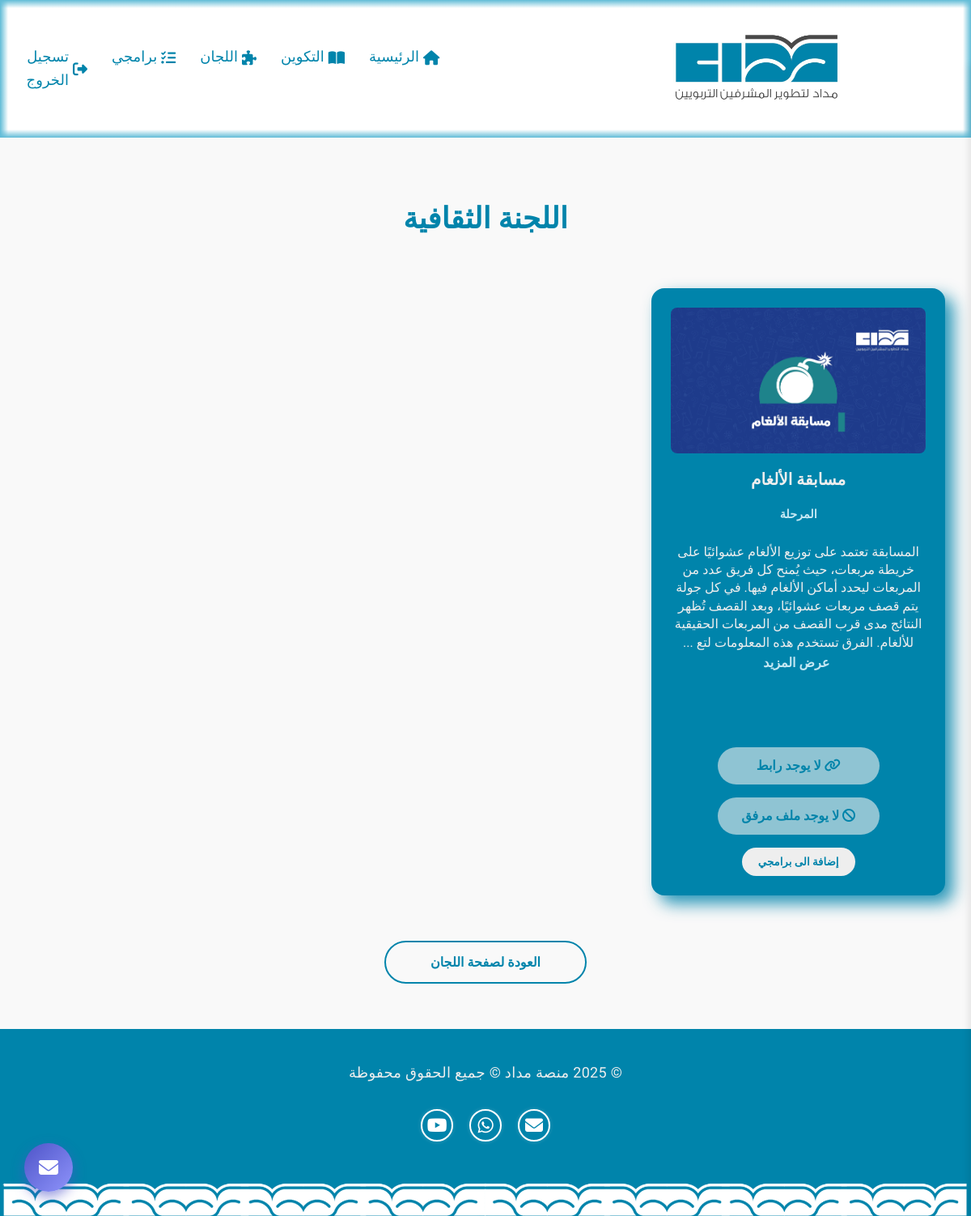
/committees/cultural/ (signed in), run on the app's committed database.
### committees/models.py (models this page shows, shortened)
class Committee(models.Model):
    committees = models.CharField(
        max_length=20,
        choices=COMMITTEES_CHOICES,
        verbose_name="اللجنة",
        help_text="اختر اللجنة المناسبة"
    )
    title = models.CharField(max_length=200, verbose_name="عنوان البرنامج")
    description = models.TextField(verbose_name="وصف البرنامج")
    image = models.ImageField(
        upload_to="committees_images/",
        blank=True,
        null=True,
        verbose_name="صورة"
    )
    link = models.URLField(blank=True, null=True, verbose_name="رابط")
    education_levels = MultiSelectField(
        choices=EDUCATION_CHOICES,
        max_length=100,
        verbose_name="المرحلة الإشرافية"
    )
    pdf = models.FileField(upload_to='committees/', blank=True, null=True, verbose_name="ملف pdf")
    def get_image_url(self):
        if self.image and hasattr(self.image, "url"):
            return self.image.url
        return os.path.join(settings.MEDIA_URL, "committees_images/medad_logo2.webp")
    class Meta:
        verbose_name = 'اللجنة'
        verbose_name_plural = 'اللجان'

### committees/views.py (the view)
# urls.py: path('cultural/', views.cultural, name="cultural"),
@login_required(login_url="/auth")
def cultural(request):
    committees = Committee.objects.filter(committees='cultural').order_by('-id')
    for c in committees:
        user_committee = UserCommittee.objects.filter(user=request.user, committee=c).first()
        c.is_added = user_committee.is_added if user_committee else False
    return render(request, 'cultural.html', {
        'committees': committees,
    })

### committees/templates/cultural.html (shortened to what this page needs)
{% extends "main/layout.html" %}
{% load static %}
{% block head %}
    <link href="{% static 'css/committee.css' %}" rel="stylesheet">
{% endblock %}
{% block body %}
<div class="committee-page">
    <h1 class="animated-title">اللجنة الثقافية</h1>
    <div class="committees-grid">
        {% for committee in committees %}
        <div class="committee-card">
            <div class="card-content">
                {% if committee.link %}
                    {% if "youtu.be" in committee.link %}
                        {% with committee.link|cut:"https://youtu.be/" as vid %}
                            <div class="video-container">
                                <iframe
                                    src="https://www.youtube.com/embed/{{ vid|slice:':11' }}"
                                    title="YouTube video player" frameborder="0"
                                    allow="accelerometer; autoplay; clipboard-write; encrypted-media; gyroscope; picture-in-picture; web-share"
                                    allowfullscreen>
                                </iframe>
                            </div>
                        {% endwith %}
                    {% elif "watch?v=" in committee.link %}
                        {% with committee.link|cut:"https://www.youtube.com/watch?v=" as vid %}
                            <div class="video-container">
                                <iframe
                                    src="https://www.youtube.com/embed/{{ vid|slice:':11' }}"
                                    title="YouTube video player" frameborder="0"
                                    allow="accelerometer; autoplay; clipboard-write; encrypted-media; gyroscope; picture-in-picture; web-share"
                                    allowfullscreen>
                                </iframe>
                            </div>
                        {% endwith %}
                    {% else %}
                        <div class="unsupported-link">
                            <p>رابط غير مدعوم</p>
                        </div>
                    {% endif %}
                {% elif committee.get_image_url %}
                    <div class="committee-image">
                        <img src="{{ committee.get_image_url }}" alt="{{ committee.title }}" loading="lazy" />
                    </div>
                {% endif %}
                <h2 class="committee-title">{{ committee.title }}</h2>
                {% if committee.education_levels %}
                    <div class="education-levels">
                        <span class="education-label">المرحلة</span>
                    </div>
                {% endif %}
                <p class="committee-description">
                {{ committee.description|slice:":255" }}
                {% if committee.description|length > 255 %}
                    ... <a href="#" class="show-more" data-description="{{ committee.description|escapejs }}">عرض المزيد</a>
                {% endif %}
                </p>
                {% if committee.link %}
                    <a href="{{ committee.link }}" target="_blank" rel="noopener noreferrer" class="pdf-link">
                        <span class="pdf-icon"><i class="fa-solid fa-link"></i></span>
                        <span class="pdf-text">رابط البرنامج</span>
                    </a>
                {% else %}
                    <a class="pdf-link disabled" aria-disabled="true">
                        <span class="pdf-icon"><i class="fa-solid fa-link"></i></span>
                        <span class="pdf-text">لا يوجد رابط</span>
                    </a>
                {% endif %}
                {% if committee.pdf %}
                    <a href="{% url 'pdf_view_committe' committee.id %}" target="_blank" rel="noopener noreferrer" class="pdf-link">
                        <span class="pdf-icon"><i class="fas fa-link"></i></span>
                        <span class="pdf-text">عرض الملف</span>
                    </a>
                {% else %}
                    <a class="pdf-link disabled" aria-disabled="true">
                        <span class="pdf-icon"><i class="fa-solid fa-ban"></i></span>
                        <span class="pdf-text">لا يوجد ملف مرفق</span>
                    </a>
                {% endif %}
                <form method="post" action="{% url 'toggle_committee' committee.id %}" onsubmit="handleSubmit(event, this)">
                    {% if committee.is_added %}
                        <button type="submit" class="committee-btn remove" data-action="remove">
                            <span class="btn-text">إزالة من برامجي</span>
                        </button>
                    {% else %}
                        <button type="submit" class="committee-btn add" data-action="add">
                            <span class="btn-text">إضافة الى برامجي</span>
                        </button>
                    {% endif %}
                </form>
            </div>
        </div>
        {% endfor %}
    </div>
    <div class="button-container">
        <a href="{% url 'committees' %}" class="back-home-btn">
            <span class="btn-text">العودة لصفحة اللجان</span>
        </a>
    </div>
</div>
{% endblock %}

### main/static/css/style.css (style rules this page uses)
* { margin: 0; padding: 0; box-sizing: border-box; font-family: 'IBM Plex Sans Arabic', 'Sonar', sans-serif; }
body { background-color: #f9f9f9; direction: rtl; }
h1 { font-size: 30px; margin-bottom: 15px; color: #0084AB; font-family: 'IBM Plex Sans Arabic', 'Sonar', sans-serif; }
p { font-size: 19px; color: #555; margin-bottom: 20px; font-family: 'IBM Plex Sans Arabic', 'Sonar', sans-serif; }

### committees/static/css/committee.css (style rules this page uses)
:root { --primary-color: #0084AB; --primary-dark: #004766; --light-bg: #f0fefe; --text-light: #EEE; --text-dark: #333; --shadow: 10px 10px 20px rgba(0, 132, 171, 0.85); --border-radius: 16px; --transition: all 0.3s ease; }
* { box-sizing: border-box; margin: 0; padding: 0; }
html { scroll-behavior: smooth; }
body { font-family: 'Segoe UI', Tahoma, Geneva, Verdana, sans-serif; line-height: 1.6; color: var(--text-dark); background-color: #f9f9f9; overflow-x: hidden; }
.committee-page { width: 100%; min-height: 100vh; padding: 1rem; display: flex; flex-direction: column; align-items: center; }
.animated-title { font-size: clamp(1.75rem, 5vw, 2.25rem); color: var(--primary-color); text-align: center; margin: 3.5rem 0 2.5rem; font-weight: bold; opacity: 0; transform: translateY(-40px); animation: slideFadeDown 1s ease-out forwards; }
.committees-grid { display: grid; grid-template-columns: repeat(auto-fit, minmax(280px, 1fr)); gap: 1.5rem; width: 100%; max-width: 1200px; padding: 1rem; justify-content: center; }
.committee-card { background-color: var(--primary-color); box-shadow: var(--shadow); border-radius: var(--border-radius); overflow: hidden; transition: var(--transition); height: 750px; display: flex; flex-direction: column; }
.card-content { padding: 1.5rem; display: flex; flex-direction: column; align-items: center; gap: 1rem; height: 100%; overflow: hidden; }
.committee-image { width: 100%; height: 180px; border-radius: 8px; overflow: hidden; flex-shrink: 0; }
.committee-image img { width: 100%; height: 100%; object-fit: cover; transition: var(--transition); }
.committee-title { font-size: clamp(1.15rem, 3vw, 1.25rem); color: var(--text-light); text-align: center; margin: 0; }
.committee-description { font-size: clamp(0.9rem, 2.5vw, 1rem); color: var(--text-light); text-align: center; margin: 0; flex-grow: 1; line-height: 1.4; }
.pdf-link { background-color: var(--text-light); color: var(--primary-color); padding: 0.625rem 1.25rem; border-radius: 30px; text-decoration: none; font-weight: bold; transition: var(--transition); display: inline-block; text-align: center; width: 100%; max-width: 200px; }
.pdf-link.disabled { cursor: default; opacity: 0.6; }
.committee-btn { background-color: var(--text-light); color: var(--primary-color); border: none; border-radius: 30px; padding: 0.625rem 1.25rem; font-weight: bold; cursor: pointer; transition: var(--transition); width: 100%; max-width: 200px; }
.button-container { width: 100%; display: flex; justify-content: center; margin: 2.5rem 0; }
.back-home-btn { display: inline-flex; align-items: center; justify-content: center; gap: 0.5rem; padding: 0.75rem 1.5rem; border: 2px solid var(--primary-color); border-radius: 50px; font-size: 1rem; font-weight: bold; color: var(--primary-color); text-decoration: none; background-color: transparent; transition: var(--transition); width: 100%; max-width: 250px; }
.education-levels { width: 100%; }
.education-label { display: block; font-size: 0.9rem; color: #c5e8f3; margin-bottom: 0.5rem; text-align: center; font-weight: bold; }
.show-more { text-decoration: none; color: #c5e8f3; font-weight: bold; transition: all 0.3s ease; padding: 0.2rem 0.5rem; border-radius: 4px; margin-right: 0.3rem; display: inline-block; }
@media (min-width: 1200px) { .committees-grid { grid-template-columns: repeat(3, 1fr); } }

### data on the page
Committee: get_image_url (picture), title "مسابقة الألغام", shows "المرحلة", description "المسابقة تعتمد على توزيع الألغام عشوائيًا على خريطة مربعات، حيث يُمنح كل فريق عدد من المربعات ليحدد أماكن الألغام فيها. في كل جولة يتم قصف مربعات عشوائيًا، وبعد القصف تُظهر النتائج مدى قرب القصف من المربعات الحقيقية للألغام. الفرق تستخدم هذه المعلومات لتع", shows "لا يوجد رابط", pdf "لا يوجد ملف مرفق", shows "إضافة الى برامجي"
